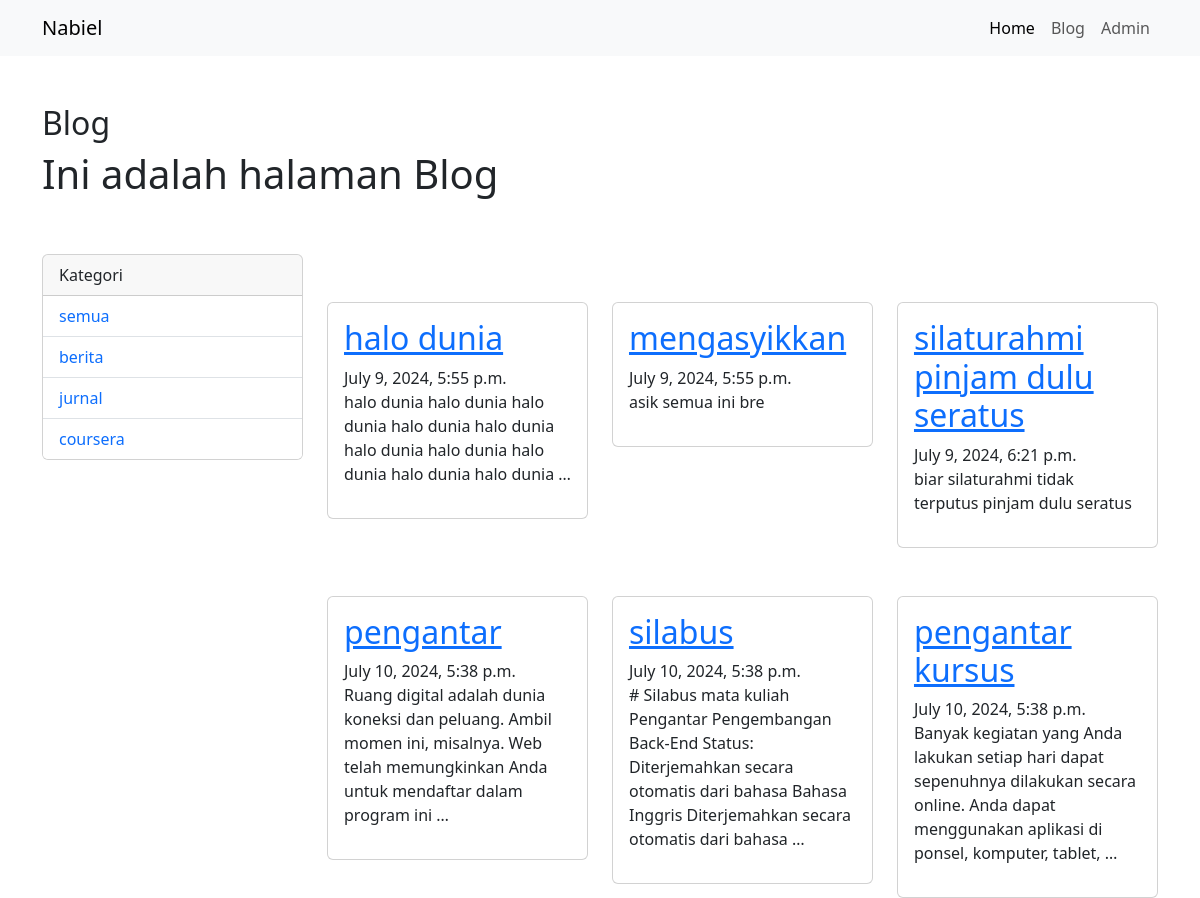
Screenshot of /blog/ with the database file from the repository.
### blog/models.py (models this page shows, shortened)
class Kategori(models.Model):
    nama = models.CharField(max_length=255)
    slug_kat = models.SlugField(editable=False,blank=True)

class Artikel(models.Model):
    judul = models.CharField(max_length=255)
    isi = models.TextField()
    kategori = models.ForeignKey(Kategori,on_delete=models.CASCADE)
    slug_art = models.SlugField(editable=False,blank=True)
    pubdate = models.DateTimeField(auto_now_add=True)
    update = models.DateTimeField(auto_now=True)

### blog/views.py (the view)
# urls.py: path('',views.index,name='index'),
def index(request):
    articles = Artikel.objects.all()
    category = Artikel.objects.values('kategori__nama').distinct()
    context = {
        'Judul' : 'Blog',
        'Heading' : 'Ini adalah halaman Blog',
        'Articles' : articles,
        'Categories' : category,
    }
    return render(request,'blog/index.html',context)

### blog/templates/blog/index.html (shortened to what this page needs)
{% extends "base.html" %}
{% block title %}
<h2 class="mt-5">{{Judul}}</h2>
{% endblock title %}
{% block content %}
<h1>{{Heading}}</h1>
<div class="row">
    <div class="col-md-3 mt-5">
        <div class="card">
            <div class="card-header">
                Kategori
            </div>
            <ul class="list-group list-group-flush">
                <li class="list-group-item">
                    <a  class="text-decoration-none" href="{% url 'blog:index' %}">
                        semua
                    </a>
                </li>
                {% for kat in Categories %}
                <li class="list-group-item">
                    <a  class="text-decoration-none" href=" {% url 'blog:kategori' kategoriInput=kat.kategori__nama %}">
                        {{kat.kategori__nama}}
                    </a>
                </li>
                {% endfor %}
            </ul>
        </div>
    </div>
    <div class="col-md-9 mt-5">
        <div class="row">
            {% for post in Articles %}
            <div class="col-md-4 mt-5">
                <div class="card">
                    <div class="card-body">
                        <a href="{% url 'blog:detail' slugInput=post.slug_art %}">
                        <h2 class="card-title">{{post.judul}}</h2></a>
                        <span class="text-secondar">{{post.pubdate}}</span>
                        <p class="text-dark fst-normal">{{post.isi|truncatewords:20}}</p>
                    </div>
                </div>
            </div>
            {% endfor %}
        </div>
    </div>
</div>
{% endblock content %}

### templates/base.html (shortened to what this page needs)
{% load static %}
<!DOCTYPE html>
<html lang="en">
<head>
    <link rel="stylesheet" href="{% static 'css/bootstrap.css' %}">
  </head>
</head>
<body>
    <nav class="navbar navbar-expand-lg bg-body-tertiary">
        <div class="container">
            <a class="navbar-brand" href="{% url 'index' %}">Nabiel</a>
            <div class="collapse navbar-collapse" id="navbarNav">
            <ul class="navbar-nav ms-auto">
                <li class="nav-item">
                <a class="nav-link active" aria-current="page" href="{% url 'index' %}">Home</a>
                </li>
                <li class="nav-item">
                <a class="nav-link" href="{% url 'blog:index' %}">Blog</a>
                </li>
                <li class="nav-item">
                <a class="nav-link" href="{% url 'admin:index' %}">Admin</a>
                </li>
            </ul>
            </div>
        </div>
    </nav>
    <div class="container">
        {% block title %}{% endblock title %}
        {% block content %}
        {% endblock content %}
    </div>
</body>
</html>

### rows the page displays
Kategori: kategori__nama "berita"
Kategori: kategori__nama "jurnal"
Kategori: kategori__nama "coursera"
Artikel: judul "halo dunia", pubdate "July 9, 2024, 5:55 p.m.", isi "halo dunia halo dunia halo dunia halo dunia halo dunia halo dunia halo dunia halo dunia halo dunia halo dunia …"
Artikel: judul "mengasyikkan", pubdate "July 9, 2024, 5:55 p.m.", isi "asik semua ini bre"
Artikel: judul "silaturahmi pinjam dulu seratus", pubdate "July 9, 2024, 6:21 p.m.", isi "biar silaturahmi tidak terputus pinjam dulu seratus"
Artikel: judul "pengantar", pubdate "July 10, 2024, 5:38 p.m.", isi "Ruang digital adalah dunia koneksi dan peluang. Ambil momen ini, misalnya. Web telah memungkinkan Anda untuk mendaftar dalam program ini …"
Artikel: judul "silabus", pubdate "July 10, 2024, 5:38 p.m.", isi "# Silabus mata kuliah Pengantar Pengembangan Back-End Status: Diterjemahkan secara otomatis dari bahasa Bahasa Inggris Diterjemahkan secara otomatis dari bahasa …"
Artikel: judul "pengantar kursus", pubdate "July 10, 2024, 5:38 p.m.", isi "Banyak kegiatan yang Anda lakukan setiap hari dapat sepenuhnya dilakukan secara online. Anda dapat menggunakan aplikasi di ponsel, komputer, tablet, …"

### other values shown
{{ Judul }} "Blog"
{{ Heading }} "Ini adalah halaman Blog"
